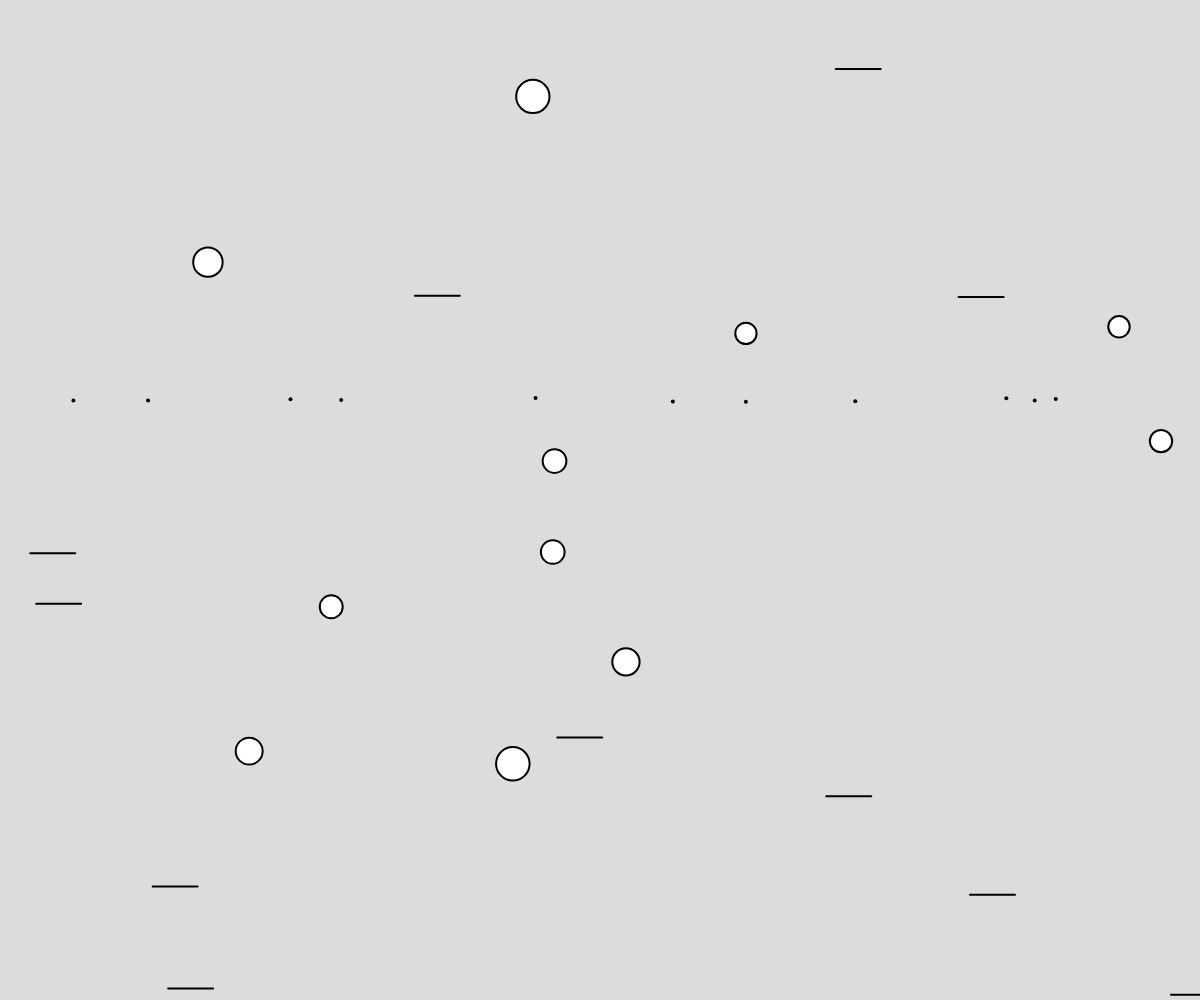
Frame 1 (no input)
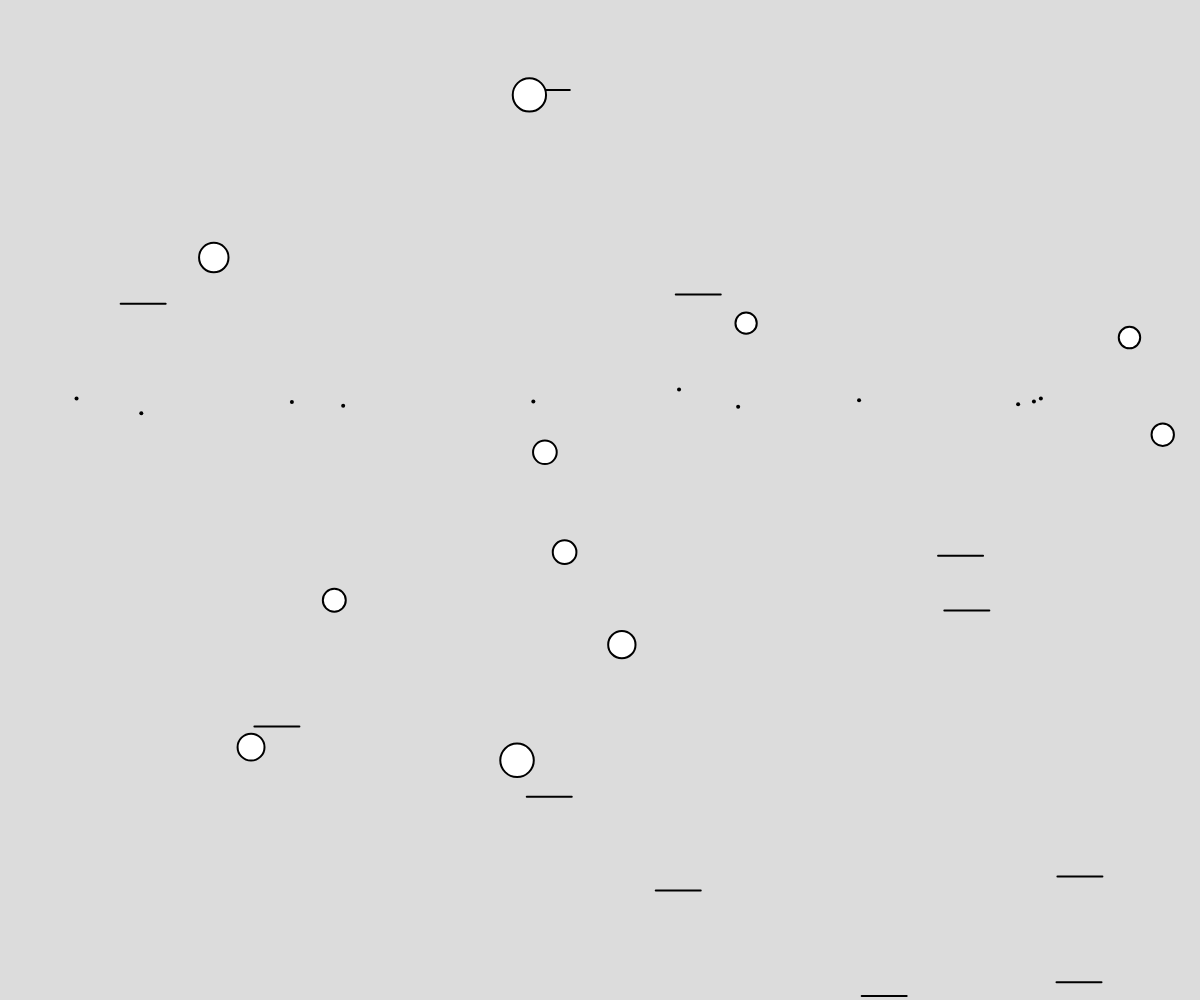
Frame 60 (no input)
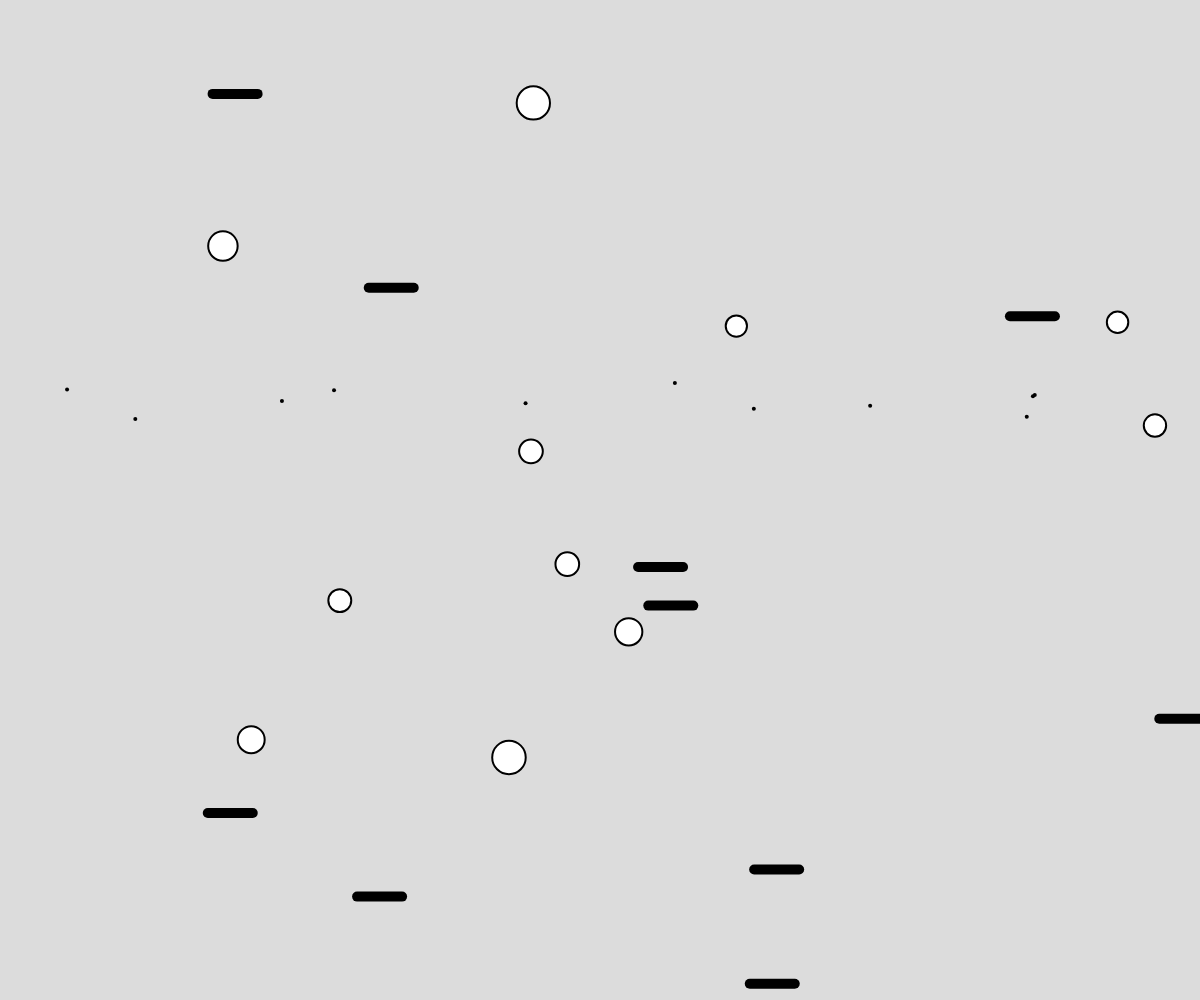
Frame 120 (the mouse pressed at the canvas centre since frame 60)

The p5.js sketch that drew these frames (run headless with seeded random() and noise() and a simulated clock; from frame 60 on, the mouse is pressed at the canvas centre):

// p5.js sketch
// ── sketch.js
// Multiple Files and Inheritance
// Alaxandre C.
// 12/6/2024

let objects = [];

function setup() {
  createCanvas(windowWidth, windowHeight);
  for(let i=10; i>=0; i--){
    objects.push(new AnimatedObject(random(width), 400));
    objects.push(new CircleObject());
    objects.push(new LineObject());
  }
}

function draw() {
  background(220);
  for (let o of objects){
    o.move();
    o.display();
  }
}

// ── AnimatedObject.js
//Parent Class - Animated Object
class AnimatedObject {
    constructor(x,y){
        this.x = x;    this.y = y;
        this.size = 1;
    }

    move(){ //have a wiggle effect
        this.x += random(-2, 2);
        this.y += random(-2, 2);
    }

    display(){
        strokeWeight(4);
        point(this.x, this.y);
    }

}
// ── CircleObject.js
// Child Class 1
//extends indicates we will inherit from a parent
class CircleObject extends AnimatedObject{
    constructor(){
        super(random(width), random(height));
        this.size = random(20, 40); //diameter
    }
    display(){ //override the display method
        strokeWeight(2);

        let d = dist(this.x,this.y,mouseX,mouseY);
        if (d <= this.size/2) fill(255, 0, 0);
        else fill(255);

        circle(this.x, this.y, this.size);
    }
}
// ── LineObject.js
//Child Class 2
class LineObject extends AnimatedObject{
    constructor(){
        super(random(width), random(height));
    }

    move(){ //override, but build on top of the parent version
        super.move(); //adds the parent move() code
        this.x -= 5;
        if(this.x < 0) this.x = width;
    }

    display(){  //override
        if(mouseIsPressed) strokeWeight(10);
        else strokeWeight(2);

        line(this.x, this.y, this.x + 45, this.y);
    }
}
